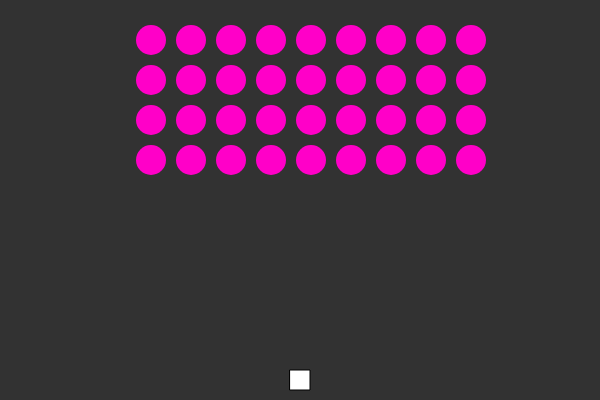
Frame 1 (no input)
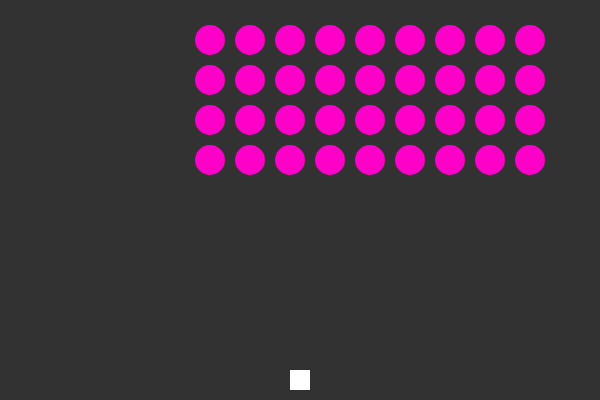
Frame 60 (no input)
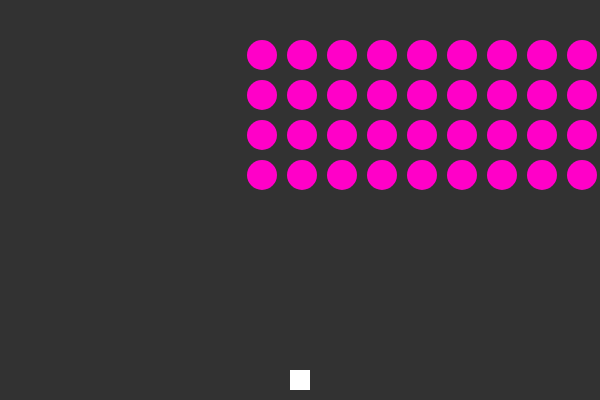
Frame 120 (the mouse pressed at the canvas centre since frame 60)

The p5.js sketch that drew these frames (run headless with seeded random() and noise() and a simulated clock; from frame 60 on, the mouse is pressed at the canvas centre):

// p5.js sketch
// ── sketch.js
var ship;
var aliens = [];
var drops = [];

function setup() {
	createCanvas(600, 400);
	ship = new Ship();
	var ind = 0;
	for (var i = 0; i < 9; i++) {
		for (var j = 0; j < 4; j++) {
			aliens[ind] = new Alien(i * (15 * 2 + 10) + (width / 4), j * (15 * 2 + 10) + 40);
			ind++;
		}
	}
}

function keyReleased() {
	if (keyCode === LEFT_ARROW || keyCode === RIGHT_ARROW) {
		ship.setDir(0);
	}
}

function keyPressed() {
	if (key === ' ') {
		var drop = new Drop(ship.x, height);
		drops.push(drop);
	}

	if (keyCode === LEFT_ARROW) {
		ship.setDir(-1);
	} else if (keyCode === RIGHT_ARROW) {
		ship.setDir(1);
	}
}

function draw() {
	background(50);
	for (var i = 0; i < drops.length; i++) {
		drops[i].move();
		drops[i].show();

		for (var j = 0; j < aliens.length; j++) {
			if (drops[i].hits(aliens[j])) {
				drops[i].rem();
				aliens[j].rem();
			}
		}

		if (drops[i].y == 0) {
			drops[i].rem();
		}
	}

	ship.move();
	ship.show();

	var right = false;
	var left = false;

	for (var i = 0; i < aliens.length; i++) {
		aliens[i].move();
		aliens[i].show();

		if (aliens[i].x > width - aliens[i].r) {
			right = true;
		} else if (aliens[i].x < 0 + aliens[i].r) {
			left = true
		}
	}

	if (right || left) {
		for (var i = 0; i < aliens.length; i++) {
			aliens[i].shiftDown();
		}
	}

	for (var i = aliens.length - 1; i >= 0; i--) {
		if (aliens[i].toDelete) {
			aliens.splice(i, 1);
		}
	}

	for (var i = drops.length - 1; i >= 0; i--) {
		if (drops[i].toDelete) {
			drops.splice(i, 1);
		}
	}
}
// ── alien.js
function Alien(x, y) {
	this.x = x;
	this.y = y;
	this.r = 15;
	this.toDelete = false;
	this.xdir = 1;

	this.rem = function () {
		this.toDelete = true;
	}

	this.move = function () {
		this.x += this.xdir;
	}

	this.shiftDown = function () {
		this.y += this.r;
		this.xdir *= -1;
	}

	this.show = function () {
		fill(255, 0, 200);
		noStroke();
		ellipse(this.x, this.y, this.r * 2, this.r * 2);
	}
}
// ── drop.js
function Drop(x, y) {
	this.x = x;
	this.y = y;
	this.r = 4;
	this.toDelete = false;

	this.move = function () {
		this.y -= 5;
	}

	this.hits = function (alien) {
		var d = dist(this.x, this.y, alien.x, alien.y);

		if (d < this.r + alien.r) {
			return true;
		} else {
			return false;
		}
	}

	this.rem = function () {
		this.toDelete = true;
	}

	this.show = function () {
		fill(50, 0, 255);
		noStroke
		ellipseMode(CENTER);
		ellipse(this.x, this.y, this.r * 2, this.r * 2);
	}
}
// ── ship.js
function Ship() {
	this.x = width / 2;
	this.xdir = 0;

	this.move = function (dir) {
		this.x += this.xdir * 3;
	}

	this.setDir = function (dir) {
		this.xdir = dir;
	}

	this.show = function () {
		fill(255);
		rectMode(CENTER);
		rect(this.x, height - 20, 20, 20);
	}
}
